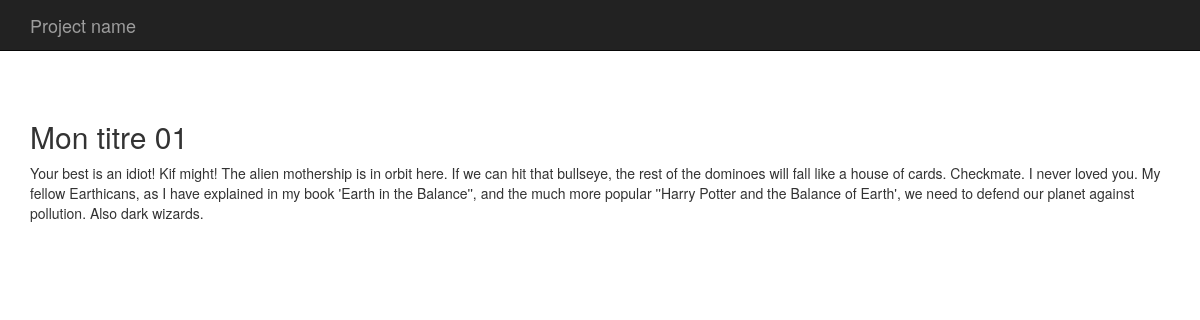
Page /TP_Blog/public/index.php?p=article&id=1 on the committed database.
### tables this page shows
CREATE TABLE `articles` (
  `id` int(11) NOT NULL AUTO_INCREMENT,
  `titre` varchar(255) DEFAULT NULL,
  `contenu` longtext,
  `date` datetime DEFAULT NULL,
  PRIMARY KEY (`id`)
);

### TP_Blog/app/Autoloader.php (called while the page is built, shortened)
<?php
class Autoloader {
    static function autoload($class_name){
        if (strpos($class_name, __NAMESPACE__) === 0) {
            $class_name = str_replace(__NAMESPACE__ . '\\', '', $class_name);
        }
    }
}

### TP_Blog/app/Database.php (called while the page is built, shortened)
<?php
class Database {
    private $db_name;
    private $db_user;
    private $db_pass;
    private $db_host;
    private $pdo;
    public function __construct($db_name, $db_user = 'root', $db_pass = 'root', $db_host = 'localhost')
    {
        $this->db_name = $db_name;
        $this->db_user = $db_user;
        $this->db_pass = $db_pass;
        $this->db_host = $db_host;
    }
    private function getPDO()
    {
        if ($this->pdo === null) {
            $this->pdo = new PDO("mysql:dbname=$this->db_name;host:$this->db_host", $this->db_user, $this->db_pass);
            $this->pdo->setAttribute(PDO::ATTR_ERRMODE, PDO::ERRMODE_EXCEPTION);
            }
        return $this->pdo;
    }
    public function prepare($statement, $params, $class_name, $one = false)
    {
        $statement = $this->getPDO()->prepare($statement);
        $statement->execute($params);
        $statement->setFetchMode(PDO::FETCH_CLASS, $class_name);
        if ($one) {
            $data = $statement->fetch();
        } else {
            $data = $statement->fetchAll();
        }
        return $data;
    }
}

### TP_Blog/pages/single.php (the view)
<?php
$post = $db->prepare('SELECT * FROM articles WHERE id = ?', [$_GET['id']], 'App\Table\Article', true);
?>
<h2><?= $post->titre ?></h2>
<p><?= $post->contenu ?></p>

### rows in the picture
articles: titre "Mon titre 01", contenu "Your best is an idiot! Kif might! The alien mothership is in orbit here. If we can hit that bullseye, the rest of the dominoes will fall like a house of cards. Checkmate. I never loved you. My fellow Earthicans, as I have explained in my book 'Earth in the Balance'', and the much more popular ''Harry Potter and the Balance of Earth', we need to defend our planet against pollution. Also dark wizards."
